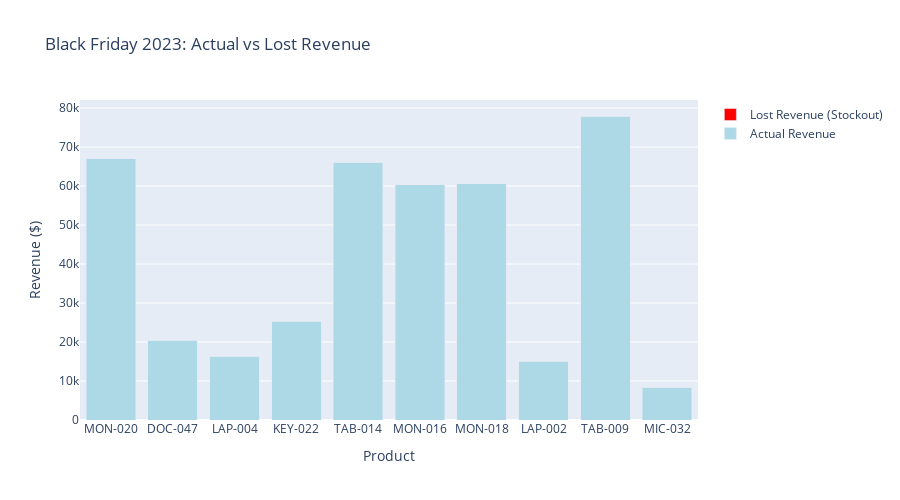

Notebook source saved alongside this figure:
### Code cell
# notebooks/02_baseline_failure_scenarios.ipynb

import sys
sys.path.append('..')

import pandas as pd
import numpy as np
import plotly.express as px
import plotly.graph_objects as go
from plotly.subplots import make_subplots
import json

from src.utils.db import SupplyChainDB

# Setup
db = SupplyChainDB()

with open('data/processed/baseline_metrics.json', 'r') as f:
    baseline = json.load(f)

print("="*70)
print("BASELINE SYSTEM FAILURE SCENARIOS")
print("="*70)
print("\nSimple Reorder Point Logic:")
print("  IF inventory <= reorder_point AND no_pending_orders THEN:")
print("      order_quantity = base_demand * supply_days_target * 1.2")
print("      place_order(quantity)")
print("\nProblems: No forecasting, no event awareness, no optimization")
print("="*70)

# %% [markdown]
# # SCENARIO 1: Black Friday Disaster
# 
# **Problem**: Baseline system doesn't anticipate demand spikes
# 
# Black Friday demand is 2.36x normal, but baseline orders normal quantities

# %% Analyze Black Friday period
black_friday_2023 = '2023-11-24'
black_friday_2024 = '2024-11-29'

# Focus on 2023 (we have complete data)
bf_start = pd.to_datetime(black_friday_2023)
bf_end = bf_start + pd.Timedelta(days=4)

# Get sales during Black Friday
bf_sales = db.query(f"""
    SELECT 
        date,
        product_id,
        SUM(units_sold) as units,
        SUM(revenue) as revenue
    FROM sales
    WHERE date >= '{bf_start.date()}' AND date <= '{bf_end.date()}'
    GROUP BY date, product_id
""")

# Get baseline (2 weeks before)
baseline_start = bf_start - pd.Timedelta(days=14)
baseline_end = bf_start - pd.Timedelta(days=1)

baseline_sales = db.query(f"""
    SELECT 
        product_id,
        AVG(units) as avg_units_per_day,
        AVG(revenue) as avg_revenue_per_day
    FROM (
        SELECT 
            date,
            product_id,
            SUM(units_sold) as units,
            SUM(revenue) as revenue
        FROM sales
        WHERE date >= '{baseline_start.date()}' AND date <= '{baseline_end.date()}'
        GROUP BY date, product_id
    )
    GROUP BY product_id
""")

# Compare actual BF demand vs baseline
bf_by_product = bf_sales.groupby('product_id').agg({
    'units': 'sum',
    'revenue': 'sum'
}).reset_index().rename(columns={'units': 'units_bf', 'revenue': 'revenue_bf'})

bf_comparison = bf_by_product.merge(baseline_sales, on='product_id', suffixes=('_bf', '_baseline'))
bf_comparison['demand_multiplier'] = bf_comparison['units_bf'] / (bf_comparison['avg_units_per_day'] * 4)  # 4 days of BF
bf_comparison = bf_comparison.sort_values('demand_multiplier', ascending=False)

print("\n🔥 BLACK FRIDAY 2023 - Top 10 Demand Spikes:")
print(bf_comparison[['product_id', 'demand_multiplier', 'revenue_bf']].head(10).to_string(index=False))

# Get inventory levels during Black Friday
bf_inventory = db.query(f"""
    SELECT 
        date,
        product_id,
        SUM(units_on_hand) as total_inventory,
        SUM(stockout) as stockouts
    FROM inventory_snapshots
    WHERE date >= '{bf_start.date()}' AND date <= '{bf_end.date()}'
    GROUP BY date, product_id
""")

# Find products that stocked out during BF
bf_stockouts = bf_inventory[bf_inventory['stockouts'] > 0]['product_id'].unique()

# Calculate lost revenue (products that stocked out during BF spike)
bf_lost = bf_comparison[bf_comparison['product_id'].isin(bf_stockouts)].copy()

# Estimate lost sales: assume we could have sold baseline_multiplier * baseline if we had stock
bf_lost['potential_additional_revenue'] = (
    bf_lost['avg_revenue_per_day'] * 4 * bf_lost['demand_multiplier'] - bf_lost['revenue_bf']
)

total_bf_lost = bf_lost['potential_additional_revenue'].sum()

print(f"\n💰 BLACK FRIDAY LOST REVENUE:")
print(f"   Products that stocked out: {len(bf_stockouts)}")
print(f"   Estimated lost revenue: ${total_bf_lost:,.2f}")

# Visualize
top_bf_lost = bf_lost.nlargest(10, 'potential_additional_revenue')

fig = go.Figure()

fig.add_trace(go.Bar(
    x=top_bf_lost['product_id'],
    y=top_bf_lost['revenue_bf'],
    name='Actual Revenue',
    marker_color='lightblue'
))

fig.add_trace(go.Bar(
    x=top_bf_lost['product_id'],
    y=top_bf_lost['potential_additional_revenue'],
    name='Lost Revenue (Stockout)',
    marker_color='red'
))

fig.update_layout(
    title='Black Friday 2023: Actual vs Lost Revenue',
    xaxis_title='Product',
    yaxis_title='Revenue ($)',
    barmode='stack',
    height=500
)

fig.show()

# SCENARIO 1 SUMMARY
scenario_1 = {
    'name': 'Black Friday Disaster',
    'lost_revenue': float(total_bf_lost),
    'products_affected': len(bf_stockouts),
    'avg_demand_spike': float(bf_comparison['demand_multiplier'].mean()),
    'description': 'Baseline system orders normal quantities, misses 2.36x demand spike'
}

print(f"\n✅ SCENARIO 1: ${scenario_1['lost_revenue']:,.2f} lost")

### Figure 1 — Plotly figure (JSON) as saved in the notebook; plotly's stock layout.template omitted (floating-point values rounded to 4 significant figures)
{"data": [{"marker": {"color": "lightblue"}, "name": "Actual Revenue", "type": "bar", "x": ["MON-020", "DOC-047", "LAP-004", "KEY-022", "TAB-014", "MON-016", "MON-018", "LAP-002", "TAB-009", "MIC-032"], "y": [67000.0, 20410.0, 16310.0, 25270.0, 66140.0, 60340.0, 60570.0, 15110.0, 77960.0, 8343]}, {"marker": {"color": "red"}, "name": "Lost Revenue (Stockout)", "type": "bar", "x": ["MON-020", "DOC-047", "LAP-004", "KEY-022", "TAB-014", "MON-016", "MON-018", "LAP-002", "TAB-009", "MIC-032"], "y": [1.455e-11, 7.276e-12, 3.638e-12, 3.638e-12, 0, 0, 0, 0, 0, 0]}], "layout": {"barmode": "stack", "height": 500, "title": {"text": "Black Friday 2023: Actual vs Lost Revenue"}, "xaxis": {"title": {"text": "Product"}}, "yaxis": {"title": {"text": "Revenue ($)"}}}}
